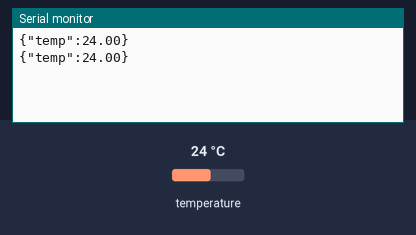
A sketch run on a simulated ESP8266 (NodeMCU). Parts: the last lines printed to the serial monitor. The inputs (shaded band) are chosen by the test bench; at power-on: temperature 24 °C.

Above: at 3.3 s.
3.4 s: temperature set to 12 °C
At 4.9 s:
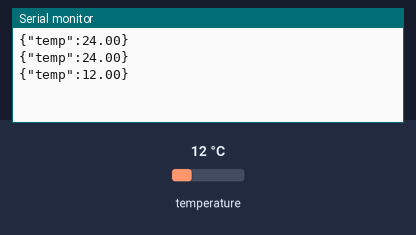
5.9 s: temperature set to 19 °C
At 7.4 s:
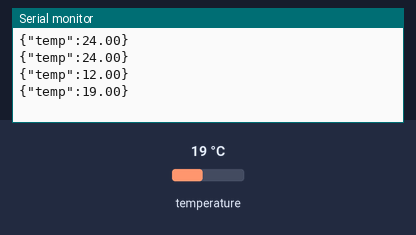
Timing chart, 0 to 8.9 s (numbered marks = the images above; inputs shaded):
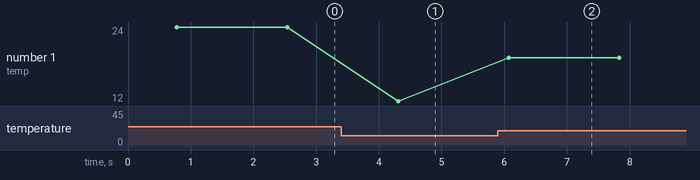

The sketch:

sen_ds18b20.ino
```cpp
/**
 * Reads and print DS18B20 readings.
 *
 * Requirements:
 * - Libs:
 *   - OneWire by Paul Stoffregen: github.com/PaulStoffregen/OneWire
 *   - DallasTemperature by Miles Burton: github.com/milesburton/Arduino-Temperature-Control-Library
*/

#include <OneWire.h>
#include <DallasTemperature.h>


// Cfg
// ----------------------------------------------------------------------------
const uint8_t one_wire_bus = D3;  // i: GPIO or Di, ex: D4 (common onboard LED)
OneWire oneWire(one_wire_bus);
DallasTemperature sen_ds18b20(&oneWire);

const uint32_t delay_ms = 1000;   // Delay between measurements


// Exec
// ----------------------------------------------------------------------------
void setup()
{
  Serial.begin(115200);
  Serial.println();
  sen_ds18b20.begin();
}

void loop()
{
  sen_ds18b20.requestTemperatures();

  // getTempCByIndex (slow, see .h), (idx: n OneWire sensors)
  const float temp = sen_ds18b20.getTempCByIndex(0);

  String json_string = "{\"temp\":";
  json_string += temp;
  json_string += "}";
  Serial.println(json_string);

  delay(delay_ms);
}
```

Measured:
- after the input at 3.4 s, the serial monitor: prints a new line after 0.91 s (image 1)
- after the input at 5.9 s, the serial monitor: prints a new line after 0.17 s (image 2)
- plotted number 1: 24 → 12 after the input at 3.4 s, 12 → 19 after the input at 5.9 s
